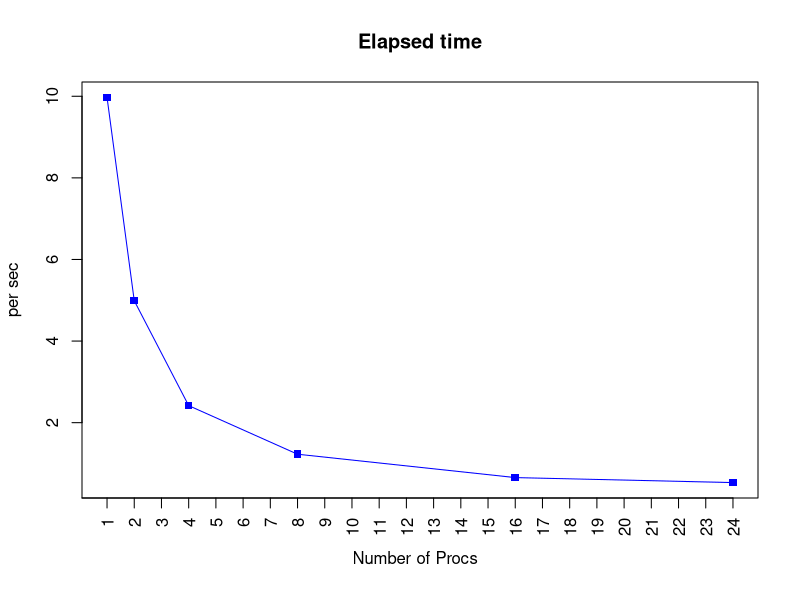
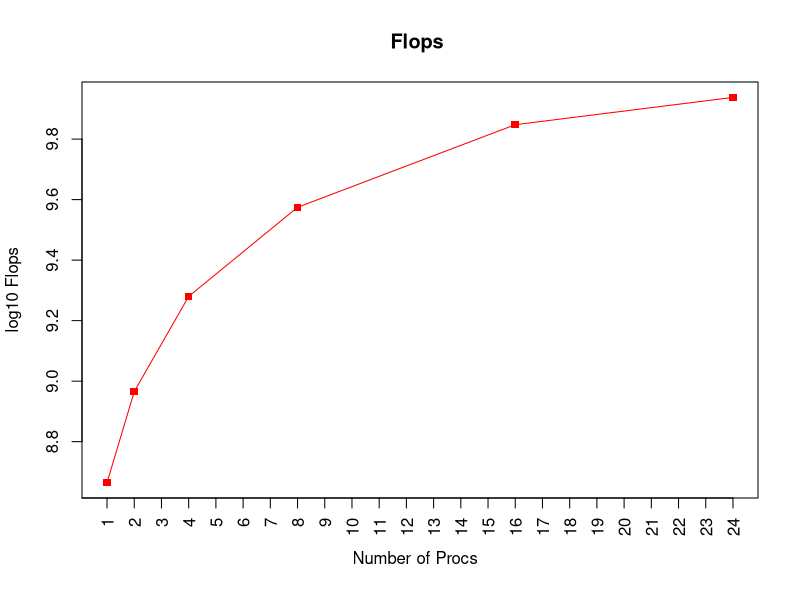
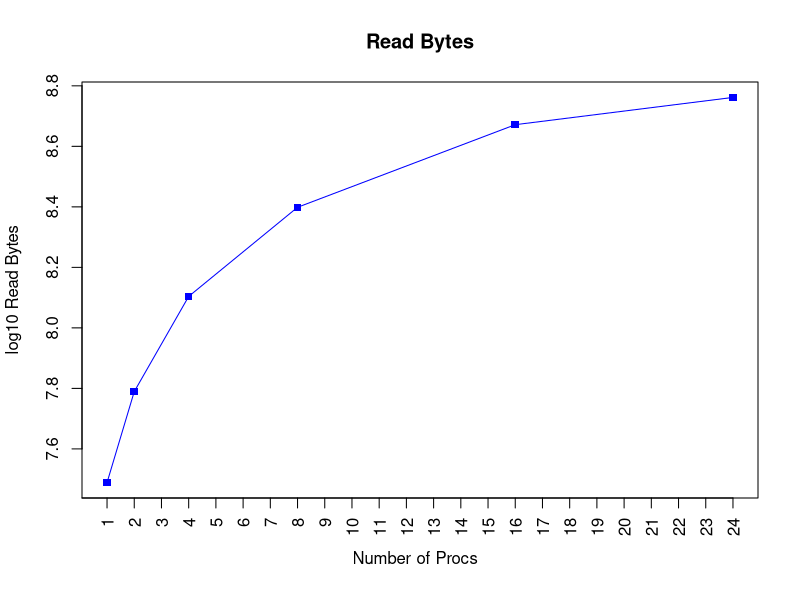
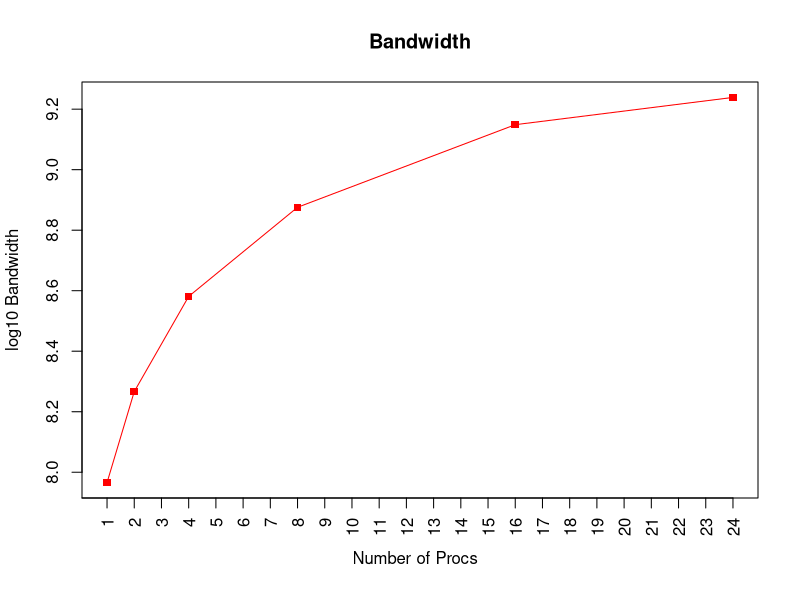

Recreate these plots in R, in order.

Proc <- c(1,2,4,8,16,24)


MPI_Elapsed <- c( 9.97172, 4.989, 2.41784, 1.22697 ,0.654328, 0.53174 )

#MPI_Flops <- c(  4.62107e+08, 9.23633e+08, 1.90584e+09, 3.75562e+09, 7.04237e+09, 8.66591e+09)
MPI_Flops <- c(  8.66474254726, 8.9654994412, 9.28008643773, 9.57468164316, 9.84771883879, 9.93781417435)


#MPI_rbytes <- c(  3.08071e+07, 6.15755e+07, 1.27056e+08,  2.50375e+08, 4.69491e+08, 5.77727e+08)
MPI_rbytes <- c(  7.4886508183, 7.78940794705,  8.10399517868,  8.3985909623, 8.67162727139, 8.76172266471)


MPI_bandwidth <- c(  7.96577254293, 8.26653037727, 8.58111757277, 8.87571163883, 9.14874760107, 9.23884366886)

plot(Proc,MPI_Elapsed, pch=15, xlab="", ylab="per sec", type="o",col="blue",xaxt="n", main="Elapsed time")
axis(1, at = seq(0, 24, by = 1), las=2)
mtext("Number of Procs  ",side=1,col="black",line=2.5)  


plot(Proc, MPI_Flops, pch=15, xlab="", ylab="log10 Flops", type="o",col="red", xaxt="n", main="Flops ")
axis(1, at = seq(0, 24, by = 1), las=2)
mtext("Number of Procs  ",side=1,col="black",line=2.5)  


plot(Proc, MPI_rbytes, pch=15, xlab="", ylab="log10 Read Bytes", type="o",col="blue", xaxt="n", main="Read Bytes")
axis(1, at = seq(0, 24, by = 1), las=2)
mtext("Number of Procs  ",side=1,col="black",line=2.5)

plot(Proc, MPI_bandwidth, pch=15, xlab="", ylab="log10 Bandwidth", type="o",col="red", xaxt="n", main="Bandwidth")
axis(1, at = seq(0, 24, by = 1), las=2)
mtext("Number of Procs  ",side=1,col="black",line=2.5)


